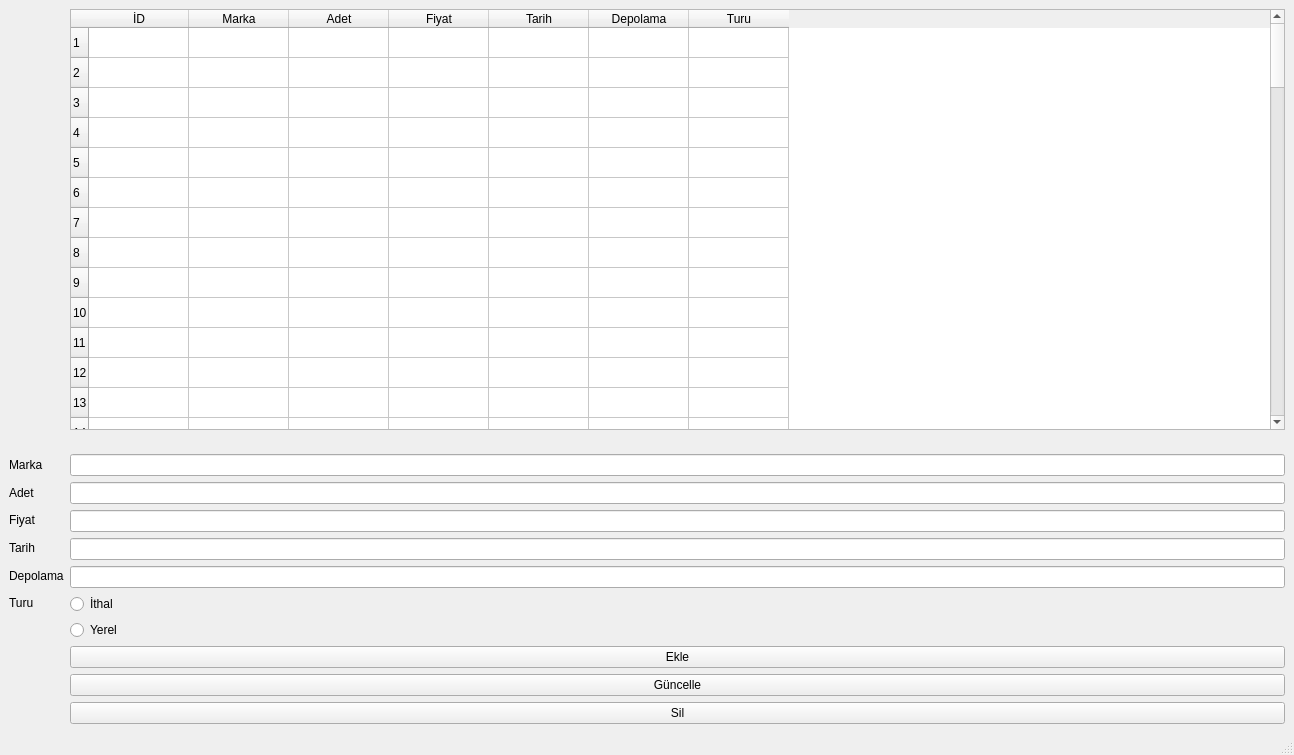
<?xml version="1.0" encoding="UTF-8"?>
<ui version="4.0">
 <class>MainWindow</class>
 <widget class="QMainWindow" name="MainWindow">
  <property name="geometry">
   <rect>
    <x>0</x>
    <y>0</y>
    <width>1294</width>
    <height>755</height>
   </rect>
  </property>
  <property name="windowTitle">
   <string>MainWindow</string>
  </property>
  <widget class="QWidget" name="centralwidget">
   <layout class="QGridLayout" name="gridLayout_2">
    <item row="0" column="1">
     <widget class="QTableWidget" name="tableWidget">
      <property name="rowCount">
       <number>80</number>
      </property>
      <row/>
      <row/>
      <row/>
      <row/>
      <row/>
      <row/>
      <row/>
      <row/>
      <row/>
      <row/>
      <row/>
      <row/>
      <row/>
      <row/>
      <row/>
      <row/>
      <row/>
      <row/>
      <row/>
      <row/>
      <row/>
      <row/>
      <row/>
      <row/>
      <row/>
      <row/>
      <row/>
      <row/>
      <row/>
      <row/>
      <row/>
      <row/>
      <row/>
      <row/>
      <row/>
      <row/>
      <row/>
      <row/>
      <row/>
      <row/>
      <row/>
      <row/>
      <row/>
      <row/>
      <row/>
      <row/>
      <row/>
      <row/>
      <row/>
      <row/>
      <row/>
      <row/>
      <row/>
      <row/>
      <row/>
      <row/>
      <row/>
      <row/>
      <row/>
      <row/>
      <row/>
      <row/>
      <row/>
      <row/>
      <row/>
      <row/>
      <row/>
      <row/>
      <row/>
      <row/>
      <row/>
      <row/>
      <row/>
      <row/>
      <row/>
      <row/>
      <row/>
      <row/>
      <row/>
      <row/>
      <column>
       <property name="text">
        <string>İD</string>
       </property>
      </column>
      <column>
       <property name="text">
        <string>Marka</string>
       </property>
      </column>
      <column>
       <property name="text">
        <string>Adet</string>
       </property>
      </column>
      <column>
       <property name="text">
        <string>Fiyat</string>
       </property>
      </column>
      <column>
       <property name="text">
        <string>Tarih</string>
       </property>
      </column>
      <column>
       <property name="text">
        <string>Depolama</string>
       </property>
      </column>
      <column>
       <property name="text">
        <string>Turu</string>
       </property>
      </column>
     </widget>
    </item>
    <item row="13" column="1">
     <widget class="QPushButton" name="pushButton_3">
      <property name="text">
       <string>Sil</string>
      </property>
     </widget>
    </item>
    <item row="12" column="1">
     <widget class="QPushButton" name="pushButton">
      <property name="text">
       <string>Güncelle</string>
      </property>
     </widget>
    </item>
    <item row="11" column="1">
     <widget class="QPushButton" name="pushButton_2">
      <property name="text">
       <string>Ekle</string>
      </property>
     </widget>
    </item>
    <item row="5" column="0">
     <layout class="QGridLayout" name="gridLayout_6"/>
    </item>
    <item row="6" column="1">
     <layout class="QGridLayout" name="gridLayout_5">
      <item row="6" column="0">
       <widget class="QRadioButton" name="radioButton">
        <property name="text">
         <string>İthal</string>
        </property>
       </widget>
      </item>
      <item row="0" column="0">
       <widget class="QLineEdit" name="lineEdit"/>
      </item>
      <item row="4" column="0">
       <widget class="QLineEdit" name="lineEdit_5"/>
      </item>
      <item row="1" column="0">
       <widget class="QLineEdit" name="lineEdit_2"/>
      </item>
      <item row="2" column="0">
       <widget class="QLineEdit" name="lineEdit_3"/>
      </item>
      <item row="3" column="0">
       <widget class="QLineEdit" name="lineEdit_4"/>
      </item>
     </layout>
    </item>
    <item row="7" column="1">
     <widget class="QRadioButton" name="radioButton_2">
      <property name="text">
       <string>Yerel</string>
      </property>
     </widget>
    </item>
    <item row="0" column="0" rowspan="4">
     <widget class="QLabel" name="label">
      <property name="text">
       <string/>
      </property>
     </widget>
    </item>
    <item row="6" column="0">
     <layout class="QGridLayout" name="gridLayout_4">
      <item row="1" column="0">
       <widget class="QLabel" name="label_7">
        <property name="text">
         <string>Adet</string>
        </property>
       </widget>
      </item>
      <item row="0" column="0">
       <widget class="QLabel" name="label_5">
        <property name="text">
         <string>Marka</string>
        </property>
       </widget>
      </item>
      <item row="4" column="0">
       <widget class="QLabel" name="label_6">
        <property name="text">
         <string>Depolama</string>
        </property>
       </widget>
      </item>
      <item row="3" column="0">
       <widget class="QLabel" name="label_9">
        <property name="text">
         <string>Tarih</string>
        </property>
       </widget>
      </item>
      <item row="2" column="0">
       <widget class="QLabel" name="label_8">
        <property name="text">
         <string>Fiyat</string>
        </property>
       </widget>
      </item>
      <item row="5" column="0">
       <widget class="QLabel" name="label_10">
        <property name="text">
         <string>Turu</string>
        </property>
       </widget>
      </item>
     </layout>
    </item>
   </layout>
  </widget>
  <widget class="QMenuBar" name="menubar">
   <property name="geometry">
    <rect>
     <x>0</x>
     <y>0</y>
     <width>1294</width>
     <height>26</height>
    </rect>
   </property>
  </widget>
  <widget class="QStatusBar" name="statusbar"/>
 </widget>
 <resources/>
 <connections/>
</ui>
